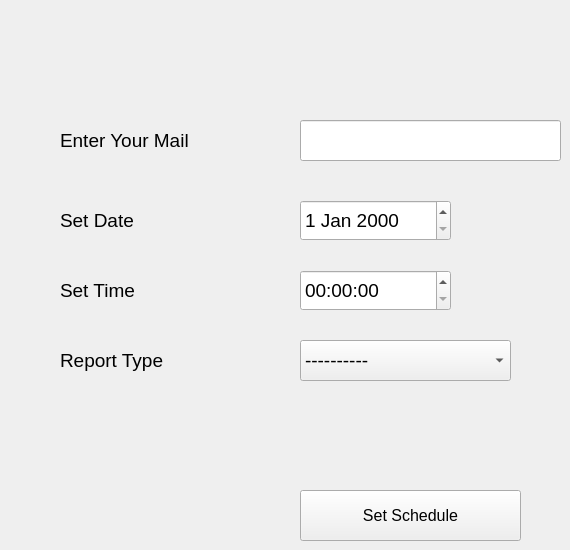
                <widget class="QWidget" name="tab_28">
                 <attribute name="title">
                  <string>Admin Report</string>
                 </attribute>
                 <widget class="QPushButton" name="pushButton_78">
                  <property name="geometry">
                   <rect>
                    <x>300</x>
                    <y>490</y>
                    <width>221</width>
                    <height>51</height>
                   </rect>
                  </property>
                  <property name="font">
                   <font>
                    <pointsize>12</pointsize>
                   </font>
                  </property>
                  <property name="text">
                   <string>Set Schedule</string>
                  </property>
                 </widget>
                 <widget class="QLabel" name="label_94">
                  <property name="geometry">
                   <rect>
                    <x>60</x>
                    <y>120</y>
                    <width>171</width>
                    <height>41</height>
                   </rect>
                  </property>
                  <property name="font">
                   <font>
                    <family>Segoe UI</family>
                    <pointsize>14</pointsize>
                   </font>
                  </property>
                  <property name="text">
                   <string>Enter Your Mail</string>
                  </property>
                 </widget>
                 <widget class="QLineEdit" name="lineEdit_14">
                  <property name="geometry">
                   <rect>
                    <x>300</x>
                    <y>120</y>
                    <width>261</width>
                    <height>41</height>
                   </rect>
                  </property>
                  <property name="font">
                   <font>
                    <family>Segoe UI</family>
                    <pointsize>14</pointsize>
                   </font>
                  </property>
                 </widget>
                 <widget class="QLabel" name="label_95">
                  <property name="geometry">
                   <rect>
                    <x>60</x>
                    <y>200</y>
                    <width>171</width>
                    <height>41</height>
                   </rect>
                  </property>
                  <property name="font">
                   <font>
                    <family>Segoe UI</family>
                    <pointsize>14</pointsize>
                   </font>
                  </property>
                  <property name="text">
                   <string>Set Date</string>
                  </property>
                 </widget>
                 <widget class="QLabel" name="label_96">
                  <property name="geometry">
                   <rect>
                    <x>60</x>
                    <y>270</y>
                    <width>171</width>
                    <height>41</height>
                   </rect>
                  </property>
                  <property name="font">
                   <font>
                    <family>Segoe UI</family>
                    <pointsize>14</pointsize>
                   </font>
                  </property>
                  <property name="text">
                   <string>Set Time</string>
                  </property>
                 </widget>
                 <widget class="QTimeEdit" name="timeEdit_3">
                  <property name="geometry">
                   <rect>
                    <x>300</x>
                    <y>270</y>
                    <width>151</width>
                    <height>41</height>
                   </rect>
                  </property>
                  <property name="font">
                   <font>
                    <family>Segoe UI</family>
                    <pointsize>14</pointsize>
                   </font>
                  </property>
                 </widget>
                 <widget class="QDateEdit" name="dateEdit_7">
                  <property name="geometry">
                   <rect>
                    <x>300</x>
                    <y>200</y>
                    <width>151</width>
                    <height>41</height>
                   </rect>
                  </property>
                  <property name="font">
                   <font>
                    <family>Segoe UI</family>
                    <pointsize>14</pointsize>
                   </font>
                  </property>
                 </widget>
                 <widget class="QLabel" name="label_97">
                  <property name="geometry">
                   <rect>
                    <x>60</x>
                    <y>340</y>
                    <width>171</width>
                    <height>41</height>
                   </rect>
                  </property>
                  <property name="font">
                   <font>
                    <family>Segoe UI</family>
                    <pointsize>14</pointsize>
                   </font>
                  </property>
                  <property name="text">
                   <string>Report Type</string>
                  </property>
                 </widget>
                 <widget class="QComboBox" name="comboBox_21">
                  <property name="geometry">
                   <rect>
                    <x>300</x>
                    <y>340</y>
                    <width>211</width>
                    <height>41</height>
                   </rect>
                  </property>
                  <property name="font">
                   <font>
                    <family>Segoe UI</family>
                    <pointsize>14</pointsize>
                   </font>
                  </property>
                  <item>
                   <property name="text">
                    <string>----------</string>
                   </property>
                  </item>
                  <item>
                   <property name="text">
                    <string>Daily</string>
                   </property>
                  </item>
                  <item>
                   <property name="text">
                    <string>Weekly</string>
                   </property>
                  </item>
                  <item>
                   <property name="text">
                    <string>Monthly</string>
                   </property>
                  </item>
                  <item>
                   <property name="text">
                    <string>Annualy</string>
                   </property>
                  </item>
                 </widget>
                </widget>
